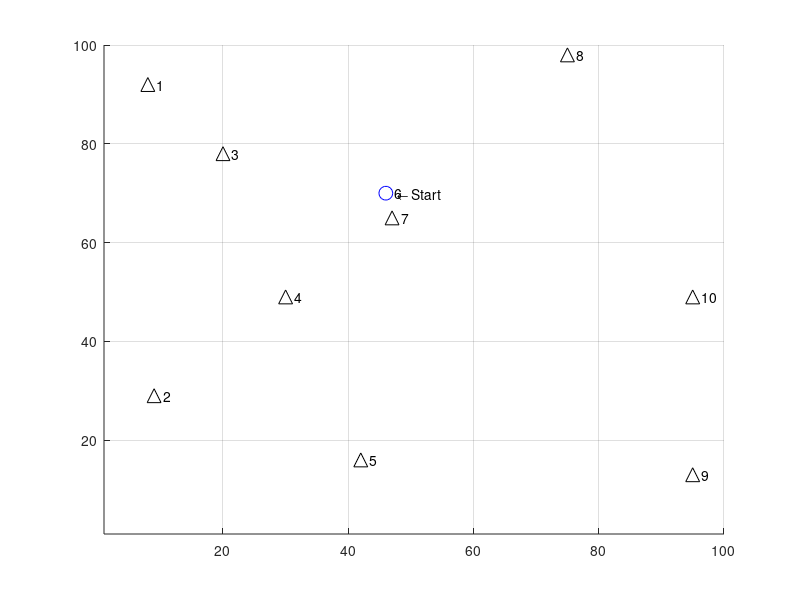

Source code (MATLAB):
% TSP
% Kai Brooks
% Jun 2019
%
% Solves the travelling salesman problem
% Program first solves using the np method and plots it in blue
% Program then uses nn algorithm and solves it in red
%

% Init
clc
close all
clear all
format

% --- Main options --------------------------------------------------------

maxCities = 10;          % (default 9) number of cities to visit, this is the 'n'
                        % decrease this if it hurts the hardware
gifOutput = 1;          % enables gif output and generation, slows rendering
filename = 'tsp.gif';    % output filename for the gif

twelveCitySeed = 0;     % use pre-computed 12-city seed and skips the bf calculation
                        % if 0, shuffles seed instead and runs bf normally

% TCS route: 1, 2, 4, 7, 9, 10, 12, 11, 8, 6, 5, 3, 1
% TCS index: 35462161
% TCS dist: 300.25
% TCS NN algorithm path is 1.04x (3.84%) longer and 3628800.00x computationally faster.

% Algorithm enables (with all disabled, just generates the map)
bf = 0;                   % bruteforce algorithm
nn = 0;                   % nearest-neighbor algorithm
gena = 1;                 % genetic algorithm

% --- Advanced options and generator settings -----------------------------

outputResults = 0;      % (default 1) shows analysis at completion

bfTickSize = 10000;     % (default 10000) tick size for timing BF algorithm. Higher numbers = more accuracy, slower to display estimate
gaInitPopSize = 5;      % (default ???) population for genetic algorithm 

minLoc = 1;             % (default 1) minimum coordinate to generate for city locations
maxLoc = 100;           % (default 100) maximum coordinate to generate for city locations
plotMarkerSize = 10;    % (default 10) size of markers on map
showLabels = 1;         % (default 1) display city numbers on plot

verbose = 1;            % outputs things, maybe
attempts = 100;         % number of attempts to bruteforce the solution before giving up
maxCpuTime = 100;       % max loops various functions will use before giving up and moving on

% --- Zero other variables (do not modify) --------------------------------

totalDist = 0;          % total distance travelled
gifWritten = 0;         % one-time check for gif creation

o_nn = 0;               % big o for nearest neighbor method
o_bf = 0;               % big o for bruteforce method
o_ga = 0;
nn_distance = 0;        % total minimum distance
bf_distance = 0;
ga_distance = 0;
bf_time = 0;            % time to run algorithm
nn_time = 0;
ga_time = 0;

nnSecs = 0;
bruteforce_minimum_vec = 0;

% --- Program start -------------------------------------------------------

% Override the rng if using the precomputed seed
if twelveCitySeed
    rng('default')
    maxCities = 12;
else
    rng('shuffle')
end

% Generate points
cities = randi([minLoc, maxLoc],2,maxCities); % generate matrix
cities = rot90(cities);  % rotate to form cities(x1,y1) for each point
cities = unique(cities,'rows'); % remove duplicate entries

if (length(cities) ~= maxCities)
    fprintf('*** Generated duplicate city coordinates, pruning %i entries.\n*** New maxCities = %i \n', maxCities - length(cities), length(cities))
end

maxCities = length(cities);  % shorten everything else if we don't have enough cities


startingCity = randi(maxCities);    % randomize starting city
currentCity = startingCity;         % and remember its where we started

visited = zeros([maxCities],1);     % boolean to mark each visited city
visited(currentCity) = 1;           % we're already in our city, so mark it

visitedOrder = zeros([maxCities],1); % vector to store the order which we visited each city
visitedOrder(currentCity) = 1;      % mark out starting city on the path

% Create figure
%f = figure('units','normalized','outerposition',[0 0 1 1]);
axis tight manual % this ensures that getframe() returns a consistent size

hold on
grid on

xlim([minLoc maxLoc])
ylim([minLoc maxLoc])

txt = '    \leftarrow Start';

% Plot cities
for i=1:maxCities
    
    if i == startingCity
        plot(cities(i,1),cities(i,2),'bo','MarkerSize',plotMarkerSize)
        
    else
        plot(cities(i,1),cities(i,2),'k^','MarkerSize',plotMarkerSize)
    end
    if showLabels, text(cities(i,1),cities(i,2),sprintf('   %i', i)), end
    
end

txt = '    \leftarrow Start';
text(cities(startingCity,1),cities(startingCity,2),txt)

% --- Algorithms ----------------------------------------------------------
% Bruteforce algorithm (bf)
if bf 
    fprintf('Generating bf pathing matrix...\n')
    % Create gigantic bruteforce path matrix: o(n!)
    arr = [2:maxCities];
    bfVisitOrder = perms(arr);
    bfVisitOrder = rot90(bfVisitOrder); % flip it to make indexing easier
    
    arr = ones(1,length(bfVisitOrder)); % create array of 1's
    bfVisitOrder = [arr;bfVisitOrder];  % append to the beginning
    
    % Add original city back onto end to complete the loop
    for i = 1:length(bfVisitOrder)
        bfVisitOrder(maxCities+1,i) = bfVisitOrder(1,i);
    end
    
    bf_omax = numel(bfVisitOrder); % get total size of matrix
    bfEstimatedTime = 0;    % zero the estimation before starting the loop
    %minDist = maxLoc^2;  % starting minimum distance
    % while sum(visited) < maxCities
    
    for j=1:length(bfVisitOrder)
        o_bf = o_bf + 1;
        
        if j==1,tic,end % start the clock on 2
        
        for i=1:maxCities
            o_bf = o_bf + 1;
            
            a = [cities(bfVisitOrder(i,j),1),cities(bfVisitOrder(i,j),2)];
            b = [cities(bfVisitOrder(i+1,j),1),cities(bfVisitOrder(i+1,j),2)];
            
            checkDistance = [a;b]; % select two points
            distance = pdist(checkDistance,'euclidean');   % find distance between them
            %distance = floor(distance); % truncate
            totalDist = totalDist + distance;
            
            bfSegmentDistances(i,j) = distance;
            
        end
        
        if j==bfTickSize
            timing = toc;
            bfEstimatedTime = timing*(length(bfVisitOrder)/bfTickSize) % timing*((length(bfVisitOrder)-bfTickSize)/bfTickSize) for 'time remaining as of this timing'
            bfTimeTicks = length(bfVisitOrder)/bfTickSize;
        end
        
        bfDistances(j) = totalDist; % store the total path length
        totalDist = 0;              % reset for the next run
        
        % Output running information
        clc
        fprintf('Starting BF for n=%i, O(n!)=%i \n',maxCities, bf_omax)
        
        if length(bfVisitOrder) > bfTickSize % only display if enough data to estimate
            if bfEstimatedTime > 0
                fprintf('Estimated runtime: %s\n',formatTime(bfEstimatedTime))
            else
                fprintf('Estimated runtime: (Sampling %i more times..)\n',bfTickSize-j)
            end
        end
        fprintf('Current runtime  : %s\n',formatTime(toc))
        fprintf('Computing optimal route... %.2f%% \n', (o_bf / bf_omax) * 100)
        
    end % end of loop
    
    % Find min value
    [bfMinDist,bfMinIndex] = min(bfDistances);
    %bruteforce_path_taken = bfVisitOrder(:,bfMinIndex)
    
    %min(bfDist)
    %bfDist(j)
    
    %bfDist
    %     bfMinIndex
    %     bfDistances(bfMinIndex)
    bf_distance = bfMinDist;    % save for comparison
    
    % Plot it
    for i=1:maxCities-1
        
        a = [cities(bfVisitOrder(i,bfMinIndex),1), cities(bfVisitOrder(i,bfMinIndex),2)];
        b = [cities(bfVisitOrder(i+1,bfMinIndex),1), cities(bfVisitOrder(i+1,bfMinIndex),2)];
        
        x = [a(1), b(1)];
        y = [a(2), b(2)];
        plot(x,y,'b--','LineWidth',plotMarkerSize/8)
        
        
        %bfVisitOrder(i:4,bfShortest) gives path
        
    end
    bfSecs = toc;
    if bfSecs > 0
        hours = 0;
        mins = 0;
        secs = 0;
        
        mins = floor(bfSecs / 60);
        secs = (rem(bfSecs, 60));
        
        if mins > 60
            hours = floor(mins / 60);
            mins = mins - (hours*60);
        end
        
        bf_time = sprintf('%ih%im%.0fs',hours,mins,secs); % format time
    end
    
    %fprintf('BF method complete in %.2f seconds\n', toc)
end

% Clear variables between runs
totalDist = 0;
minDist = 0;

% Nearest Neighbor Algorithm
if nn
    fprintf('Computing nearest neighbor route...\n')
    for j = 2:maxCities
    if j==2,tic,end % start the clock on 2
     
        o_nn = o_nn + 1;
        
        ccLoc = [cities(currentCity,1), cities(currentCity,2)]; % coords of current city
        
        minDist = maxLoc^2;   % starting distance, make maximum possible
        
        for i = 1:maxCities
            o_nn = o_nn + 1;
            
            if visited(i), continue, end % skip cities we've visited
            
            a = ccLoc;  % current city coordinates
            b = [cities(i,1),cities(i,2)];
            
            checkDistance = [a;b]; % select two points
            
            distance = pdist(checkDistance,'euclidean');    % find distance between them
            
            % Draw decision lines
            if gifOutput
                % Draw 'decision' line
                x = [cities(currentCity,1), cities(i,1)];
                y = [cities(currentCity,2), cities(i,2)];
                
                h = plot(x,y,'g:','LineWidth',plotMarkerSize/8)
                uistack(h,'bottom');
                
                drawnow
                % Capture the plot as an image
                title("" + o_nn)
                if  gifWritten == 0
                    gifWritten = 1;
                    gif(filename,'DelayTime',0.01,'LoopCount',1,'frame',gcf)
                else
                    gifWritten = 1;
                    gif
                end
            end
            
            if distance < minDist
                minDist = distance;
                nextCity = i;
                nextLoc = [cities(i,1),cities(i,2)];
            end
            
            
        end
        
        if j == maxCities+1
            a = [cities(maxCities,1),maxCities(2)];  % current city coordinates
            b = [cities(1,1),cities(1,2)];
            
            checkDistance = [a;b]; % select two points
            distance = pdist(checkDistance,'euclidean');   % find distance between them
            totalDist = totalDist + distance;
        end
        
        %  what we found for the next move
        minDist;
        nextCity;
        
        %fprintf('Moving to city %i with a distance of %.2f \n',nextCity,minDist)
        
        % Plot line to shortest next, vector 1 is both x's, 2 is both y's
        x = [cities(currentCity,1), cities(nextCity,1)];
        y = [cities(currentCity,2), cities(nextCity,2)];
        plot(x,y,'r--','LineWidth',plotMarkerSize/8)
        
        %txt = 'Next \rightarrow  ';
        %text(cities(nextCity,1),cities(nextCity,2),txt,'HorizontalAlignment','right')
        
        % Update for next loop
        currentCity = nextCity;
        visited(nextCity) = 1;
        visitedOrder(j) = nextCity;
        minDist; % verbose
        totalDist = totalDist + minDist;
        
        % Break if we've visited everything
        if sum(visited) == maxCities, break, end
        
    end
    
    % Complete the loop
    
    a = [cities(currentCity,1), cities(currentCity,2)];  % current city coordinates
    b = [cities(startingCity,1),cities(startingCity,2)];
    
    checkDistance = [a;b]; % select two points
    distance = pdist(checkDistance,'euclidean');
    minDist;
    totalDist = totalDist + distance; % Update total distance once more
    
    x = [cities(currentCity,1), cities(startingCity,1)];
    y = [cities(currentCity,2), cities(startingCity,2)];
    plot(x,y,'r--','LineWidth',plotMarkerSize/8)
    
    if gifOutput
        drawnow
        gif
    end
    
    nn_distance = totalDist;
    
    nn_time = formatTime(toc);
end

% Clear variables between runs
totalDist = 0;
minDist = 0;

% genetic algorithm
if gena
% create genes
linearPath = [1:maxCities];

for i=1:gaInitPopSize
    gaVisitOrder(i,:) = linearPath(randperm(length(linearPath)));
end

% shift matrix so starting city is correct
for i=1:gaInitPopSize
    k = find(gaVisitOrder(i,:) == startingCity);
    gaVisitOrder(i,:) = circshift(gaVisitOrder(i,:), (maxCities+1) - k);
end

gaVisitOrder;
gaVisitOrder = flip(rot90(gaVisitOrder)); % rearrange for visitation reasons


% dont add remaining city, just go back to it and let the ga sort it out?

% calculate lengths of each option
for j=1:gaInitPopSize
        o_ga = o_ga + 1;
        
        if j==1,tic,end % start the clock on 2
        
        for i=1:maxCities-1 % -1 because we loop back around instead of indexing the path back to start
            o_ga = o_ga + 1;
            
            a = [cities(gaVisitOrder(i,j),1),cities(gaVisitOrder(i,j),2)];
            b = [cities(gaVisitOrder(i+1,j),1),cities(gaVisitOrder(i+1,j),2)];
            
            checkDistance = [a;b]; % select two points
            distance = pdist(checkDistance,'euclidean');   % find distance between them
            %distance = floor(distance); % truncate
            totalDist = totalDist + distance;
            
            gaSegmentDistances(i,j) = distance;
            
        end
        
   % timing     
%         if j==bfTickSize
%             timing = toc;
%             bfEstimatedTime = timing*(length(bfVisitOrder)/bfTickSize) % timing*((length(bfVisitOrder)-bfTickSize)/bfTickSize) for 'time remaining as of this timing'
%             bfTimeTicks = length(bfVisitOrder)/bfTickSize;
%         end
        
        gaDistances(j) = totalDist; % store the total path length
        totalDist = 0;              % reset for the next run
        
        % Output running information
%         clc
%         fprintf('Starting BF for n=%i, O(n!)=%i \n',maxCities, bf_omax)
%         
%         if length(bfVisitOrder) > bfTickSize % only display if enough data to estimate
%             if bfEstimatedTime > 0
%                 fprintf('Estimated runtime: %s\n',formatTime(bfEstimatedTime))
%             else
%                 fprintf('Estimated runtime: (Sampling %i more times..)\n',bfTickSize-j)
%             end
%         end
%         fprintf('Current runtime  : %s\n',formatTime(toc))
%         fprintf('Computing optimal route... %.2f%% \n', (o_bf / bf_omax) * 100)
        
    end % end of loop

    gaDistances

% for i = 1:initPopSize
%     dnabi(i,:) = round(rand(1,dnaLength)); % dna with word length = maxCities
%     % dna stored by (i,j), where i = genotype (entire thing), j = chromosome (bit)
%     clc
%     fprintf('\n')
%     fprintf('Generating %i more population...\n',initPopSize-i)
% end
% popGenTime = formatTime(toc);
% fprintf('Population generated in %s\n',popGenTime)
%
% dnabi;
%
% % convert DNA into number for pathing
% tic
% fprintf('Converting genes to path order...\n')
% for k = 1:initPopSize           % population
%     for j = 1:maxCities         % genotype
%         for i = 1:wordLength    % word
%             temp(i) = dnabi(k, i+((j*wordLength)-wordLength) );
%         end
%         gaVisitOrder(k,j) = bi2de(flip(temp)); % flip so the lsb is the rightmost bit
%         clear temp;
%     end
%     clc
%     fprintf('Population generated in %s\n',popGenTime)
%     fprintf('Generating %i more genes paths...\n',initPopSize-k)
%
% end
%
% fprintf('Path order generated in %s\n',formatTime(toc))
%
% gaVisitOrder;

% gaVisitOrder = gaVisitOrder+1; % how to add 1 for route calculation

% --- wipe out all invalid genes

% Determine if rows have duplicate entries (and are thus invalid)
% uniqueEntries = 0;
% for i = 1:initPopSize
%     a = gaVisitOrder(i:i,:);
%     if length(a) == length(unique(a))
%         %fprintf('%i: unique\n',i)
%         uniqueEntries = uniqueEntries + 1;
%     else
%         %fprintf('%i: not unique\n',i)
%     end
% end
% 
% uniqueRatio = uniqueEntries / initPopSize;
% 
% fprintf('%i valid genotypes: %.2f%%',uniqueEntries, uniqueRatio*100)


end


if outputResults
    fprintf('\nTravelling done!\n')
    fprintf('------- Results -------\n')
    
    fprintf(1, 'Alg. |\tBF\t\tNN\t\tGA\n')
    fprintf(1, 'O(n) |\t%i\t\t%i\t\t%i\n', o_bf, o_nn, o_ga)
    fprintf(1, 'Dist.|\t%.2f\t\t%.2f\t\t%.2f\n', bf_distance, nn_distance, ga_distance')
    fprintf(1, 'Time |\t%s\t\t%s\t\t%s\n', bf_time, nn_time, ga_time)
    fprintf('\n')
    fprintf('NN algorithm path is %.2fx (%.2f%%) longer and %.2fx computationally faster.\n',nn_distance/bf_distance, (abs(1-(nn_distance/bf_distance)))*100, o_bf/o_nn)
    
end
